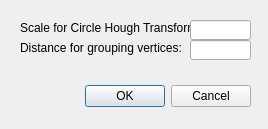
<?xml version="1.0" encoding="UTF-8"?>
<ui version="4.0">
 <class>StructureDetectionSettingDialog</class>
 <widget class="QDialog" name="StructureDetectionSettingDialog">
  <property name="geometry">
   <rect>
    <x>0</x>
    <y>0</y>
    <width>268</width>
    <height>129</height>
   </rect>
  </property>
  <property name="windowTitle">
   <string>Dialog</string>
  </property>
  <widget class="QWidget" name="layoutWidget">
   <property name="geometry">
    <rect>
     <x>80</x>
     <y>80</y>
     <width>171</width>
     <height>33</height>
    </rect>
   </property>
   <layout class="QHBoxLayout">
    <property name="spacing">
     <number>6</number>
    </property>
    <property name="margin">
     <number>0</number>
    </property>
    <item>
     <spacer>
      <property name="orientation">
       <enum>Qt::Horizontal</enum>
      </property>
      <property name="sizeHint" stdset="0">
       <size>
        <width>131</width>
        <height>31</height>
       </size>
      </property>
     </spacer>
    </item>
    <item>
     <widget class="QPushButton" name="okButton">
      <property name="text">
       <string>OK</string>
      </property>
     </widget>
    </item>
    <item>
     <widget class="QPushButton" name="cancelButton">
      <property name="text">
       <string>Cancel</string>
      </property>
     </widget>
    </item>
   </layout>
  </widget>
  <widget class="QLabel" name="label">
   <property name="geometry">
    <rect>
     <x>20</x>
     <y>20</y>
     <width>171</width>
     <height>16</height>
    </rect>
   </property>
   <property name="text">
    <string>Scale for Circle Hough Transform:</string>
   </property>
  </widget>
  <widget class="QLineEdit" name="lineEditScale">
   <property name="geometry">
    <rect>
     <x>190</x>
     <y>20</y>
     <width>61</width>
     <height>20</height>
    </rect>
   </property>
  </widget>
  <widget class="QLabel" name="label_2">
   <property name="geometry">
    <rect>
     <x>20</x>
     <y>40</y>
     <width>171</width>
     <height>16</height>
    </rect>
   </property>
   <property name="text">
    <string>Distance for grouping vertices:</string>
   </property>
  </widget>
  <widget class="QLineEdit" name="lineEditDistance">
   <property name="geometry">
    <rect>
     <x>190</x>
     <y>40</y>
     <width>61</width>
     <height>20</height>
    </rect>
   </property>
  </widget>
 </widget>
 <resources/>
 <connections>
  <connection>
   <sender>okButton</sender>
   <signal>clicked()</signal>
   <receiver>Dialog</receiver>
   <slot>accept()</slot>
   <hints>
    <hint type="sourcelabel">
     <x>278</x>
     <y>253</y>
    </hint>
    <hint type="destinationlabel">
     <x>96</x>
     <y>254</y>
    </hint>
   </hints>
  </connection>
  <connection>
   <sender>cancelButton</sender>
   <signal>clicked()</signal>
   <receiver>Dialog</receiver>
   <slot>reject()</slot>
   <hints>
    <hint type="sourcelabel">
     <x>369</x>
     <y>253</y>
    </hint>
    <hint type="destinationlabel">
     <x>179</x>
     <y>282</y>
    </hint>
   </hints>
  </connection>
 </connections>
</ui>
